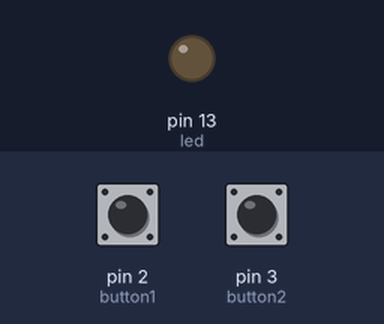
The sketch below on a simulated Arduino Uno, built with avr-gcc and run on an emulated ATmega328P. Parts: output pins drawn as LEDs (lit = HIGH). The inputs (shaded band) are chosen by the test bench; at power-on: pin 2 (button1) LOW, pin 3 (button2) LOW.

Above: at 1.2 s.
1.3 s: pin 2 (button1) pulled HIGH for 0.15 s
At 3.6 s:
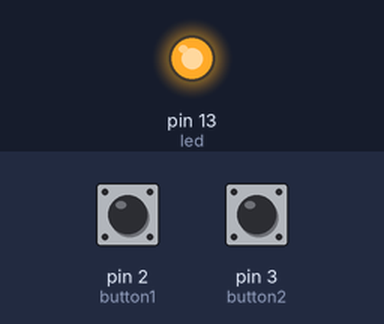
4.1 s: pin 2 (button1) pulled HIGH for 1 s
At 6.5 s:
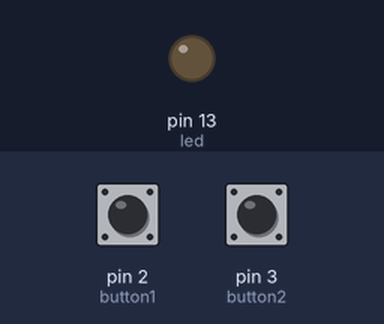
6.8 s: pin 2 (button1) pulled HIGH for 3.2 s
At 8.9 s:
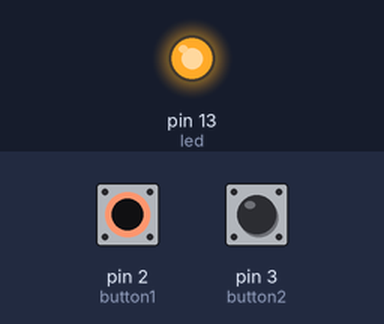
Timing chart, 0 to 10.4 s (numbered marks = the images above; inputs shaded):
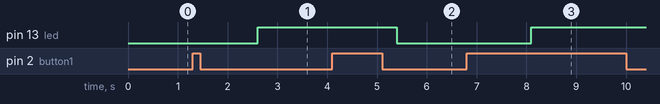

The sketch:

led_fade.ino
```cpp
   //variable init
  int val1 = LOW;
  int old_val1 = LOW;
  int val2 = LOW ;
  int old_val2 = LOW;
  int led_state = LOW;
  int i = 0;

  const int button1 = 2; //defining the button's pin position to the correct pin
  const int button2 = 3; //the same
  const int led = 13; //defining the led position to the 13th pin
  //starting setup routine
  void setup() {

  pinMode(button1, INPUT);
  pinMode(button2,INPUT);
  pinMode(led,OUTPUT);
  }

  // starting loop routine
  void loop()
  {
  //gathering buttons values
  val1 = digitalRead(button1);
  val2 = digitalRead(button2);

  if ((val1 == HIGH && old_val1 == LOW) || (val2 == HIGH && old_val2 == LOW))
    {
    if (led_state == HIGH)
      {
      for (i = 255; i > 0 ; i--)
        {
          analogWrite(led,i);
          delay(10);
        }
      }
    else if (led_state == LOW)
      {
        for (i = 0; i < 255; i++ )
        {
          analogWrite(led,i);
          delay(10);
        }
      }
   if (led_state == HIGH)
     {
      led_state = LOW;
     }
   else if (led_state == LOW)
     {
      led_state = HIGH;
     }
  }

  old_val1 = digitalRead(button1);
  old_val2 = digitalRead(button2);

  delay(30); // delay for stability
  }
```

Measured:
- after the input at 1.3 s, pin 13 (led): LOW → HIGH after 1.3 s
- after the input at 4.1 s, pin 13 (led): HIGH → LOW after 1.3 s
- after the input at 6.8 s, pin 13 (led): LOW → HIGH after 1.3 s
